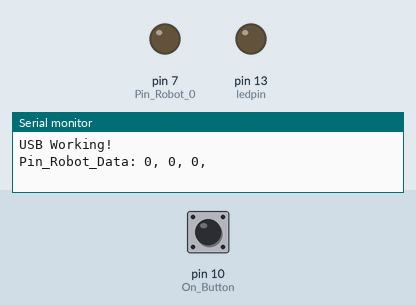
Simulated run of this sketch. Board: Arduino Uno, built with avr-gcc and run on an emulated ATmega328P. Shown: output pins drawn as LEDs (lit = HIGH), the last lines printed to the serial monitor. The inputs (shaded band) are chosen by the test bench; at power-on: pin 10 (On_Button) HIGH.

Above: at 2.2 s.
2.3 s: pin 10 (On_Button) pulled LOW for 0.15 s
At 4.3 s:
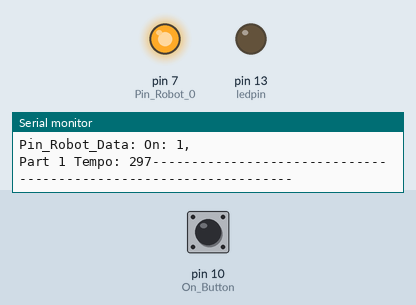
4.6 s: pin 10 (On_Button) pulled LOW for 3.2 s
At 5.7 s:
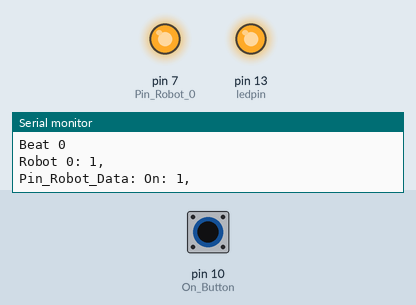
Timing chart, 0 to 9.3 s (numbered marks = the images above; inputs shaded):
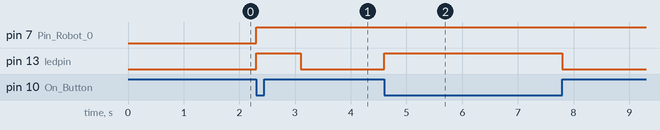

Measured:
- after the input at 2.3 s, pin 7 (Pin_Robot_0): LOW → HIGH at once; pin 13 (ledpin): LOW → HIGH at once, → LOW 0.81 s later
- after the input at 4.6 s, pin 13 (ledpin): LOW → HIGH at once, → LOW 3.2 s later

The sketch:

Graphobot_Prototype_NoShiftReg_OutputTest.ino
```cpp
#include <SPI.h>

// #define Tune_Length for each part

const int Tune_Length = 1;
const int Part_Bars = 1;

const int Robot_Max = 1; // Max number of robots playing at the same time
const int Pin_RobotNum = 1; // Number of robots on pins

const int Tempo = 140; // Beats per minute

const long int BeatTime_Part1 = 5000000; // 5 Seconds

long int Beat_Time;

const int start_delay = 0;  // in uS, Time delay before note is played

const unsigned char Tune[Robot_Max][Tune_Length] PROGMEM = {{1}}; //{{Robot1}}

int Beat_Count = 0; // Used to index Tune array
int Robot_Count = 0; // Used to index Tune array
int On_Signal = 0; // Used to track conductor

int Pin_Count = 0;


// define I/O pins
const int ledpin = 13; // flash led
const int On_Button = 10; // singnal from graphine conductor, set low with output pin


// define robot outputs

const int Pin_Robot_0 = 7;  // Robot 1, Glockobot
const int Pin_Robots[Pin_RobotNum] = {Pin_Robot_0};

// Timing check variables

unsigned long min_us= 240000000;

unsigned long part_start_time= 0;
unsigned long part_tempo= 0;
unsigned long part_stop_time= 0;

int Pin_Robot_Data[Pin_RobotNum];

unsigned char Load_Robot;


volatile unsigned int Timer1_Beat_Count = 0; // Used to set Timer 1 to correct tempo

volatile unsigned int Next_Beat = 0; // Flag to move to next beat, set by Timer 1 Interrupt


void setup()
{

    // configure I/O pins
    pinMode(ledpin, OUTPUT);
    pinMode(On_Button, INPUT_PULLUP);

    pinMode(Pin_Robot_0, OUTPUT);

    digitalWrite(ledpin, LOW);
    digitalWrite(On_Button, HIGH);

    digitalWrite(Pin_Robot_0, LOW);

    // Start USB Serial for monitoring
    Serial.begin(9600);
    Serial.println("USB Working!");

    Clear_Pin_Robot_Data();

    Serial.print("Pin_Robot_Data: ");
    Serial.print(Pin_Robot_Data[0]);
    Serial.print(", ");
    Serial.print(Pin_Robot_Data[1]);
    Serial.print(", ");
    Serial.print(Pin_Robot_Data[2]);
    Serial.println(", ");

    Beat_Time = BeatTime_Part1;
    Start_Beat_Timer(); // Start Timmer 1 with correct Tempo ADDED FIXED First Time THROUGH ISSUES !!!
    while (Next_Beat < 1)
    {
        // Waitfor Beat Timer
    }

}


// --------------------------------------------------------------------------------------

void loop()
{
      digitalWrite(ledpin, LOW);
      On_Signal = 1;
      while (On_Signal > 0)
      {
          On_Signal = digitalRead(On_Button); //  Wait for On Button to be pressed

      }

      Serial.println("Part Start");
      part_start_time = micros();
      digitalWrite(ledpin, HIGH);
      delay(start_delay);

      Next_Beat = 0; // Reset Flag ADDED keep here as interupt can change it
      Beat_Time = BeatTime_Part1;
      Start_Beat_Timer(); // Start Timer 1 with correct Tempo

      for (int Beat_Count=0; Beat_Count < Tune_Length; Beat_Count++)
      {
          Serial.print("Beat ");
          Serial.println(Beat_Count);

          for (int Robot_Count=0; Robot_Count < Robot_Max; Robot_Count++)
          {

              Load_Robot = pgm_read_byte(&Tune[Robot_Count][Beat_Count]);
              Load_Beat(Robot_Count,Load_Robot);


              Serial.print("Robot ");
              Serial.print(Robot_Count);
              Serial.print(": ");
              Serial.print(Load_Robot);
              Serial.println(", ");

          }

          Play_Beat();
          Serial.println();

          while (Next_Beat < 1)
          {
            // Waitfor Beat Timer
          }

          Next_Beat = 0;
      }


      while (On_Signal < 1)
      {
          On_Signal = digitalRead(On_Button); //  Wait for Graphene signal OFF (HIGH)
      }

      digitalWrite(ledpin,LOW);
      part_stop_time = micros();


    // calculate tempo's - use this for code check
       part_tempo = ((min_us*Part_Bars)/(part_stop_time-part_start_time));

    // display results
      Serial.print("Part 1 Tempo: ");
      Serial.print(part_tempo);
    //  Serial.print("   Dwell: ");
    //  Serial.println((part2_start_time-part1_stop_time)/1000);

      Serial.println("-----------------------------------------------------------------");

  //-----------------
}


// --------------------------------------------------------------------------------------


void Clear_Pin_Robot_Data()
{
  for (int i=0; i < Pin_RobotNum; i++)
  {
      Pin_Robot_Data[i] = 0;    // clear all bits
  }
}


void Load_Beat(unsigned char RobotNum, unsigned char Play)
{
        if (Play == 1)
        {
            Pin_Robot_Data[RobotNum] = 1;
        }
        else
        {
            Pin_Robot_Data[RobotNum] = 0;
        }
}


void Play_Beat()
{
    Load_Notes_Pin(); // Load notes onto pins
}

void Load_Notes_Pin()
{
    Serial.print("Pin_Robot_Data: ");
    for (int i=0; i < Pin_RobotNum; i++)
    {
        if(Pin_Robot_Data[i] == 1)
        {
            digitalWrite(Pin_Robots[i], HIGH);
            Serial.print("On: ");
            Serial.print(Pin_Robot_Data[i]);
        }
        else
        {
            digitalWrite(Pin_Robots[i], LOW);
            Serial.print("Off: ");
            Serial.print(Pin_Robot_Data[i]);
        }

       Serial.print(", ");
    }
}

void Start_Beat_Timer()
{
      noInterrupts();           // disable all interrupts
      TCCR1A = 0;
      TCCR1B = 0;
      TIMSK1 |= (1 << TOIE1); // enable timer overflow interrupt
      TCNT1 = Timer1_Beat_Count;   // preload timer
      TCCR1B |= (1 << CS12);    // Sets 256 prescaler 16 uSec counts
      Timer1_Beat_Count = (65536 -(Beat_Time/16));   // preload timer 65536-(416666/16) = 39494
      interrupts();             // enable all interrupts
}

ISR(TIMER1_OVF_vect)        // interrupt service routine
{
      TCNT1 = Timer1_Beat_Count;   // Reload timer1 with beacount
      Next_Beat= 1;
}
```
